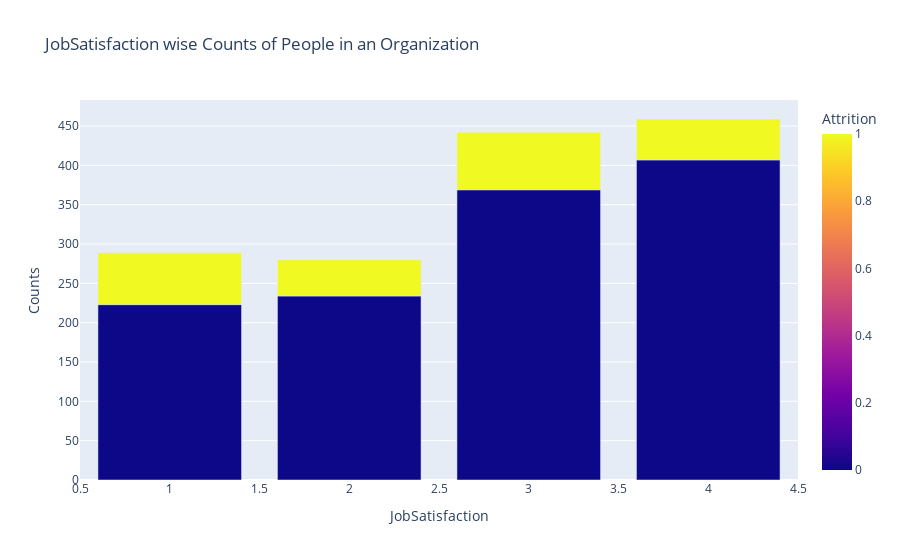

The cell this chart's notebook holds for it:
### Code cell
dept_att=data.groupby(['JobSatisfaction','Attrition']).apply(lambda x:x['DailyRate'].count()).reset_index(name='Counts')
fig=px.bar(dept_att,x='JobSatisfaction',y='Counts',color='Attrition',title='JobSatisfaction wise Counts of People in an Organization')
fig.show()

### Figure 1 — Plotly figure (JSON) as saved in the notebook; plotly's stock layout.template omitted (floating-point values rounded to 4 significant figures)
{"data": [{"alignmentgroup": "True", "hovertemplate": "JobSatisfaction=%{x}<br>Counts=%{y}<br>Attrition=%{marker.color}<extra></extra>", "legendgroup": "", "marker": {"color": [0, 1, 0, 1, 0, 1, 0, 1], "coloraxis": "coloraxis", "pattern": {"shape": ""}}, "name": "", "offsetgroup": "", "orientation": "v", "showlegend": false, "textposition": "auto", "type": "bar", "x": [1, 1, 2, 2, 3, 3, 4, 4], "xaxis": "x", "y": [223, 66, 234, 46, 369, 73, 407, 52], "yaxis": "y"}], "layout": {"barmode": "relative", "coloraxis": {"colorbar": {"title": {"text": "Attrition"}}, "colorscale": [[0, "#0d0887"], [0.1111, "#46039f"], [0.2222, "#7201a8"], [0.3333, "#9c179e"], [0.4444, "#bd3786"], [0.5556, "#d8576b"], [0.6667, "#ed7953"], [0.7778, "#fb9f3a"], [0.8889, "#fdca26"], [1, "#f0f921"]]}, "legend": {"tracegroupgap": 0}, "title": {"text": "JobSatisfaction wise Counts of People in an Organization"}, "xaxis": {"anchor": "y", "domain": [0, 1], "title": {"text": "JobSatisfaction"}}, "yaxis": {"anchor": "x", "domain": [0, 1], "title": {"text": "Counts"}}}}
